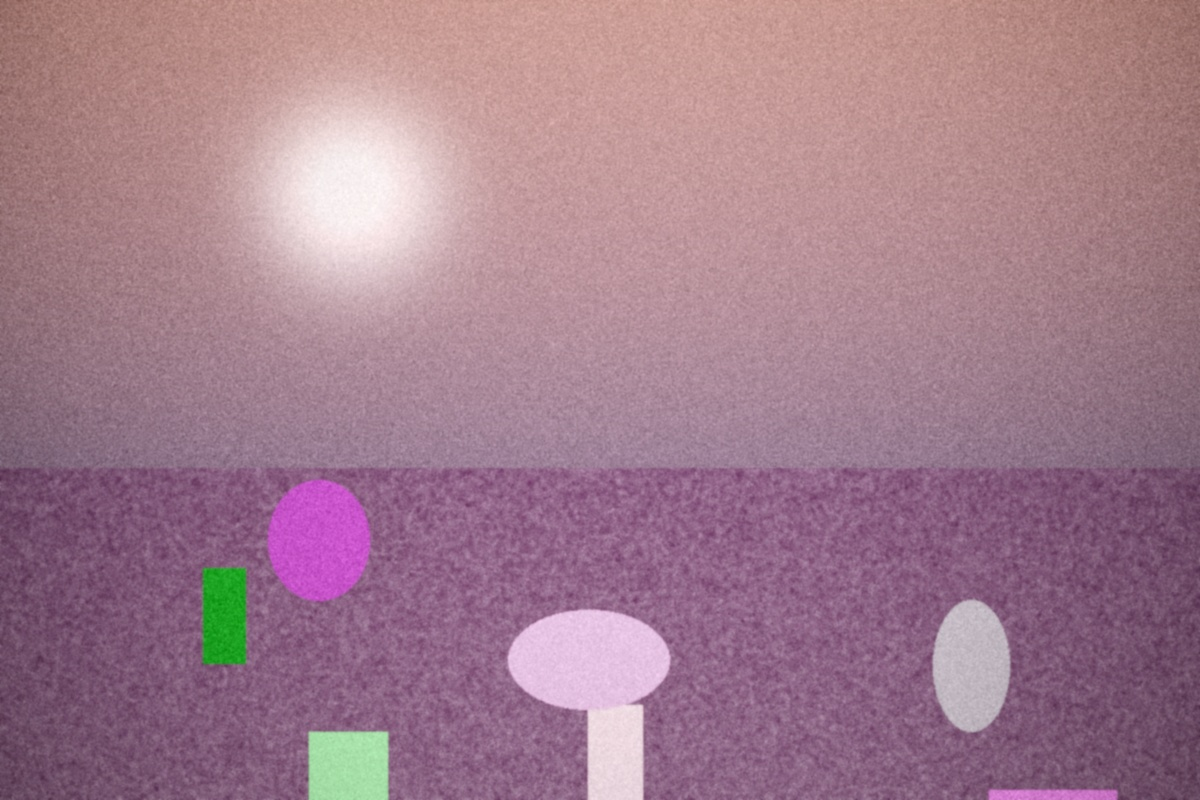
#> input picture tests/assets/sample_synthetic.jpg, 1200 x 800 px
$ python -i refdb_download.py   (imports and definitions only)
#> lines starting #> are read from the running program, lines starting #| are printed output that depends on the picture; after the words box and inside, x2 and y2 are one past the last pixel; in counts of white or black regions, pixels touching at a corner belong together
#> further down, picture is the input picture: PIL image 1200x800 RGB; mean R, G, B 161.8, 124.6, 141
#!/usr/bin/env python
"""Download eligible works from the licence manifest (resumable), validate them and deduplicate.

  python scripts/refdb_download.py [--cap 300] [--only id,id] [--max-minutes 120]

Only rows with rights_status = 'eligible' (public domain or CC0, see refdb.rights) are fetched. Per photographer at
most --cap works are taken, chosen by a stable hash of the work id (not by popularity) so reruns pick the same set.
Files are the sources' scaled renditions (Commons thumbnails at 1024 px width, AIC IIIF at 843 px), never the
originals. Each file is decoded (corrupt files are quarantined), sized, hashed (sha256 and a perceptual hash) and
marked monochrome or colour. Near-duplicates (phash Hamming distance <= 6 within the same photographer, or <= 4
across photographers) are marked duplicate_of and left out of every later step: archives often hold several scans of
one negative. Rate limits: one request at a time, --spacing seconds apart, Retry-After honoured
(research.downloader.Downloader).
"""
from __future__ import annotations

import argparse
import hashlib
import io
import sys
from collections import defaultdict
from pathlib import Path

import numpy as np
from PIL import Image

ROOT = Path(__file__).resolve().parents[1]
sys.path.insert(0, str(ROOT)); sys.path.insert(0, str(ROOT / "src"))
from research.downloader import Downloader  # noqa: E402

from filmlook_ml import paths as P  # noqa: E402
from filmlook_ml.datasets.preprocess import hamming, phash  # noqa: E402
from filmlook_ml.refdb import manifest  # noqa: E402
from filmlook_ml.refdb.sources import UA  # noqa: E402


# [4 lines left out: function is_monochrome, not called in this run]


def toned_monochrome(img: Image.Image) -> bool:
    """Sepia/albumen prints: high chroma but a single hue. Treated as monochrome for the colour flag."""
    hsv = np.asarray(img.convert("RGB").resize((128, 128)).convert("HSV"), dtype=np.float32)
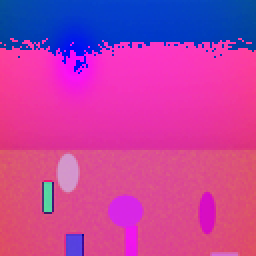
#> hsv: shape (128, 128, 3) float32 (shown 2 times larger); mean R, G, B 186.6, 63.4, 162.6
    sat = hsv[..., 1] > 30
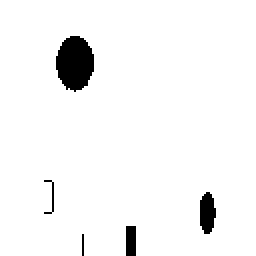
#> sat: shape (128, 128) bool (shown 2 times larger); 96.1% white; 5 black regions (1 under 20 px), largest, box (x1, y1, x2, y2) and area: (28, 18, 47, 46) 405, (100, 96, 108, 117) 131, (63, 113, 68, 128) 75, (22, 90, 27, 107) 23
    if sat.mean() < 0.2:
        return True
    hue = hsv[..., 0][sat]
#> hue = 15739 values, max 254 at index 2710, min 0 at index 1930, mean 186.9
    return float(np.std(hue)) < 12.0


# [9 lines left out: function renditions, not called in this run]


def pick(rows: list, cap: int) -> list:
    return sorted(rows, key=lambda r: hashlib.sha256(r["work_id"].encode()).hexdigest())[:cap]


# [49 lines left out: function main, not called in this run]


# [2 lines not run here, left out]

>>> from PIL import Image
>>> picture = Image.open('../tests/assets/sample_synthetic.jpg')
>>> result = toned_monochrome(picture)
#> result = False
